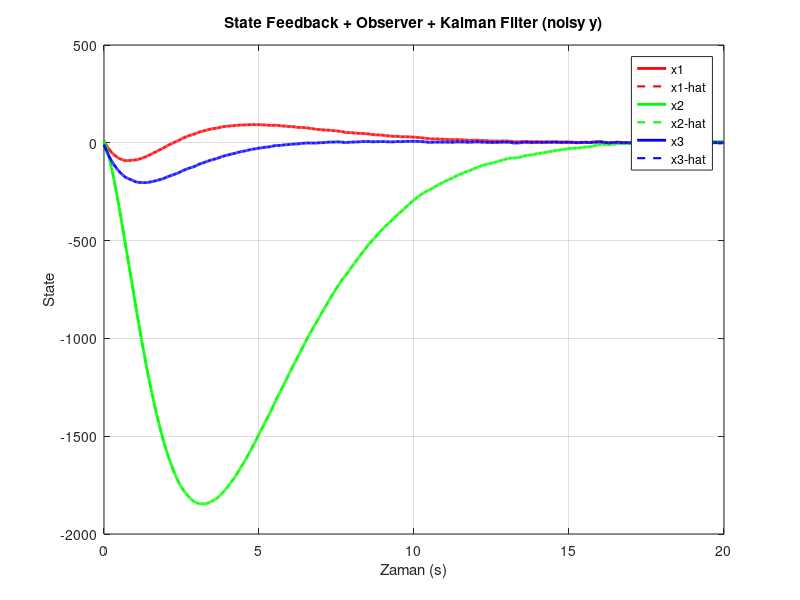

This figure's MATLAB source: (Note: a time limit stopped this script after it produced the figure.)
close all
clear all

%% Sistem Parametreleri
A = [4.9 0.4 -3.1;
     3.9 0   3.9;
     0   0   1.1];      

B = [1; 1; 1];
C = [1 1 0];

% A_hat = [5 0 -3;
%          4 0 4;
%          0 0 1];        

A_hat = A;
eig(A)

x0 = [10; 10; -10];                     
xhat0 = [0; 0; 0]; 

K_matrix = [-0.5 -0.6 -0.7];     % State feedback için hedef kutuplar
L_matrix = [-9 -10 -11];

K = place(A,B,K_matrix);        % State feedback gain
L = place(A',C',L_matrix)';     % Observer gain

N = -inv(C * inv(A - B*K) * B); 

ref = N*10*ones(3,1);

rank(obsv(A,C))
rank(ctrb(A,B))

%% Kalman Filtresi için Parametreler
Q = 0.01 * eye(3);  % Process noise covariance
R = 0.25 * eye(1);  % Measurement noise covariance
P0 = eye(3);  % Başlangıç kovaryansı

%% Augmented Sistem (gerçek sistem + observer)
A_aug = [A-B*K        B*K;
         A-A_hat   (A_hat - L*C)];

B_aug = [B*N zeros(3,1);
         zeros(3,1) -L];

sys_aug = ss(A_aug, B_aug, eye(6), zeros(6,2));

%% Simülasyon Parametreleri
t = 0:0.01:20;

sigma_w = 0.2;                         % process noise
w = sigma_w * randn(size(t));           

sigma_v = 0.5;                           
v = sigma_v * randn(size(t));          % measurement noise

r = 10*ones(size(t)) + w;               % step input + process noise

%% Kalman Filtresi Uygulaması ve Simülasyon
x_hat = zeros(length(t), 3);           % Durum tahmini
P_kalman = P0;                          % Covariance matrix başlangıçta birim

for k = 2:length(t)
    % Time Update
    x_pred = A * x_hat(k-1, :)' + B * r(k-1);   
    P_pred = A * P_kalman * A' + Q;  

    % Kalman Kazancı Hesaplama
    K_kalman = P_pred * C' / (C * P_pred * C' + R);

    % Measurement Update
    y_measured = (C * x_pred) + v(k);  
    x_hat(k, :) = (x_pred + K_kalman * (y_measured - C * x_pred))';  
    P_kalman = (eye(3) - K_kalman * C) * P_pred;
end

%% Simülasyon Sonuçları
y_t = lsim(sys_aug, [r' v'], t, [x0; xhat0]); 
x = y_t(:,1:3);      
error = y_t(:,4:6);      
x_hat = x - error;

% Ölçüm (noiseli)
y_measured = (C * x')' + v;                % y = C*x + noise

%% Grafikler
figure;
plot(t, x(:,1),'r', 'LineWidth', 2); hold on;
plot(t, x_hat(:,1),'r--', 'LineWidth', 1.5);
plot(t, x(:,2),'g', 'LineWidth', 2);
plot(t, x_hat(:,2),'g--', 'LineWidth', 1.5);
plot(t, x(:,3),'b', 'LineWidth', 2);
plot(t, x_hat(:,3),'b--', 'LineWidth', 1.5);
legend('x1','x1-hat','x2','x2-hat','x3','x3-hat');
xlabel('Zaman (s)'); ylabel('State');
title('State Feedback + Observer + Kalman Filter (noisy y)');
grid on;

figure;
plot(t, y_measured,'k');
xlabel('Zaman (s)');
ylabel('y (noisy ölçüm)');
title('Sensör Ölçümü (noisy)');

%% Steady-state error
r0 = 10;    % step referans
x_ss = -(A - B*K)^(-1) * B * r0;   % steady-state state
y_ss = C * x_ss;                   % steady-state output
e_ss = r0 - y_ss;                  % steady-state error
disp(['Steady-state error = ', num2str(e_ss)]);
